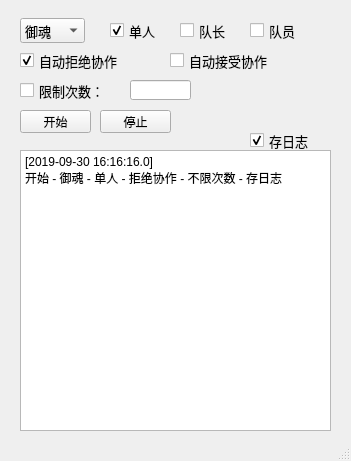
<?xml version="1.0" encoding="UTF-8"?>
<ui version="4.0">
 <class>MainWindow</class>
 <widget class="QMainWindow" name="MainWindow">
  <property name="geometry">
   <rect>
    <x>0</x>
    <y>0</y>
    <width>351</width>
    <height>461</height>
   </rect>
  </property>
  <property name="minimumSize">
   <size>
    <width>351</width>
    <height>461</height>
   </size>
  </property>
  <property name="maximumSize">
   <size>
    <width>351</width>
    <height>461</height>
   </size>
  </property>
  <property name="windowTitle">
   <string>齐天大圣 v_1.0</string>
  </property>
  <widget class="QWidget" name="centralwidget">
   <widget class="QComboBox" name="comboBox">
    <property name="geometry">
     <rect>
      <x>20</x>
      <y>18</y>
      <width>65</width>
      <height>25</height>
     </rect>
    </property>
    <property name="font">
     <font>
      <pointsize>10</pointsize>
     </font>
    </property>
    <item>
     <property name="text">
      <string>御魂</string>
     </property>
    </item>
    <item>
     <property name="text">
      <string>觉醒</string>
     </property>
    </item>
    <item>
     <property name="text">
      <string>御灵</string>
     </property>
    </item>
    <item>
     <property name="text">
      <string>探索</string>
     </property>
    </item>
   </widget>
   <widget class="QCheckBox" name="checkBox">
    <property name="geometry">
     <rect>
      <x>110</x>
      <y>20</y>
      <width>61</width>
      <height>21</height>
     </rect>
    </property>
    <property name="font">
     <font>
      <family>Segoe UI</family>
      <pointsize>10</pointsize>
     </font>
    </property>
    <property name="text">
     <string>单人</string>
    </property>
    <property name="checked">
     <bool>true</bool>
    </property>
   </widget>
   <widget class="QCheckBox" name="checkBox_2">
    <property name="geometry">
     <rect>
      <x>180</x>
      <y>20</y>
      <width>61</width>
      <height>21</height>
     </rect>
    </property>
    <property name="font">
     <font>
      <pointsize>10</pointsize>
     </font>
    </property>
    <property name="text">
     <string>队长</string>
    </property>
   </widget>
   <widget class="QCheckBox" name="checkBox_3">
    <property name="geometry">
     <rect>
      <x>250</x>
      <y>20</y>
      <width>61</width>
      <height>21</height>
     </rect>
    </property>
    <property name="font">
     <font>
      <pointsize>10</pointsize>
     </font>
    </property>
    <property name="text">
     <string>队员</string>
    </property>
   </widget>
   <widget class="QCheckBox" name="checkBox_4">
    <property name="geometry">
     <rect>
      <x>20</x>
      <y>50</y>
      <width>131</width>
      <height>21</height>
     </rect>
    </property>
    <property name="font">
     <font>
      <pointsize>10</pointsize>
     </font>
    </property>
    <property name="text">
     <string>自动拒绝协作</string>
    </property>
    <property name="checked">
     <bool>true</bool>
    </property>
   </widget>
   <widget class="QCheckBox" name="checkBox_5">
    <property name="geometry">
     <rect>
      <x>170</x>
      <y>50</y>
      <width>131</width>
      <height>21</height>
     </rect>
    </property>
    <property name="font">
     <font>
      <pointsize>10</pointsize>
     </font>
    </property>
    <property name="text">
     <string>自动接受协作</string>
    </property>
   </widget>
   <widget class="QCheckBox" name="checkBox_6">
    <property name="geometry">
     <rect>
      <x>20</x>
      <y>80</y>
      <width>101</width>
      <height>21</height>
     </rect>
    </property>
    <property name="font">
     <font>
      <pointsize>10</pointsize>
     </font>
    </property>
    <property name="text">
     <string>限制次数：</string>
    </property>
   </widget>
   <widget class="QLineEdit" name="lineEdit_2">
    <property name="enabled">
     <bool>true</bool>
    </property>
    <property name="geometry">
     <rect>
      <x>130</x>
      <y>80</y>
      <width>61</width>
      <height>20</height>
     </rect>
    </property>
   </widget>
   <widget class="QPushButton" name="pushButton">
    <property name="geometry">
     <rect>
      <x>20</x>
      <y>110</y>
      <width>71</width>
      <height>23</height>
     </rect>
    </property>
    <property name="text">
     <string>开始</string>
    </property>
   </widget>
   <widget class="QTextBrowser" name="textBrowser">
    <property name="geometry">
     <rect>
      <x>20</x>
      <y>150</y>
      <width>311</width>
      <height>281</height>
     </rect>
    </property>
    <property name="font">
     <font>
      <pointsize>10</pointsize>
     </font>
    </property>
    <property name="html">
     <string>&lt;!DOCTYPE HTML PUBLIC &quot;-//W3C//DTD HTML 4.0//EN&quot; &quot;http://www.w3.org/TR/REC-html40/strict.dtd&quot;&gt;
&lt;html&gt;&lt;head&gt;&lt;meta name=&quot;qrichtext&quot; content=&quot;1&quot; /&gt;&lt;style type=&quot;text/css&quot;&gt;
p, li { white-space: pre-wrap; }
&lt;/style&gt;&lt;/head&gt;&lt;body style=&quot; font-family:'SimSun'; font-size:10pt; font-weight:400; font-style:normal;&quot;&gt;
&lt;p style=&quot; margin-top:0px; margin-bottom:0px; margin-left:0px; margin-right:0px; -qt-block-indent:0; text-indent:0px;&quot;&gt;&lt;span style=&quot; font-size:9pt;&quot;&gt;[2019-09-30 16:16:16.0]&lt;/span&gt;&lt;/p&gt;
&lt;p style=&quot; margin-top:0px; margin-bottom:0px; margin-left:0px; margin-right:0px; -qt-block-indent:0; text-indent:0px;&quot;&gt;&lt;span style=&quot; font-size:9pt;&quot;&gt;开始 - 御魂 - 单人 - 拒绝协作 - 不限次数 - 存日志&lt;/span&gt;&lt;/p&gt;&lt;/body&gt;&lt;/html&gt;</string>
    </property>
   </widget>
   <widget class="QPushButton" name="pushButton_2">
    <property name="geometry">
     <rect>
      <x>100</x>
      <y>110</y>
      <width>71</width>
      <height>23</height>
     </rect>
    </property>
    <property name="text">
     <string>停止</string>
    </property>
   </widget>
   <widget class="QCheckBox" name="checkBox_7">
    <property name="geometry">
     <rect>
      <x>250</x>
      <y>130</y>
      <width>81</width>
      <height>21</height>
     </rect>
    </property>
    <property name="font">
     <font>
      <pointsize>10</pointsize>
     </font>
    </property>
    <property name="text">
     <string>存日志</string>
    </property>
    <property name="checked">
     <bool>true</bool>
    </property>
   </widget>
  </widget>
  <widget class="QStatusBar" name="statusbar"/>
  <action name="actionb">
   <property name="text">
    <string>b</string>
   </property>
  </action>
 </widget>
 <resources/>
 <connections/>
</ui>
